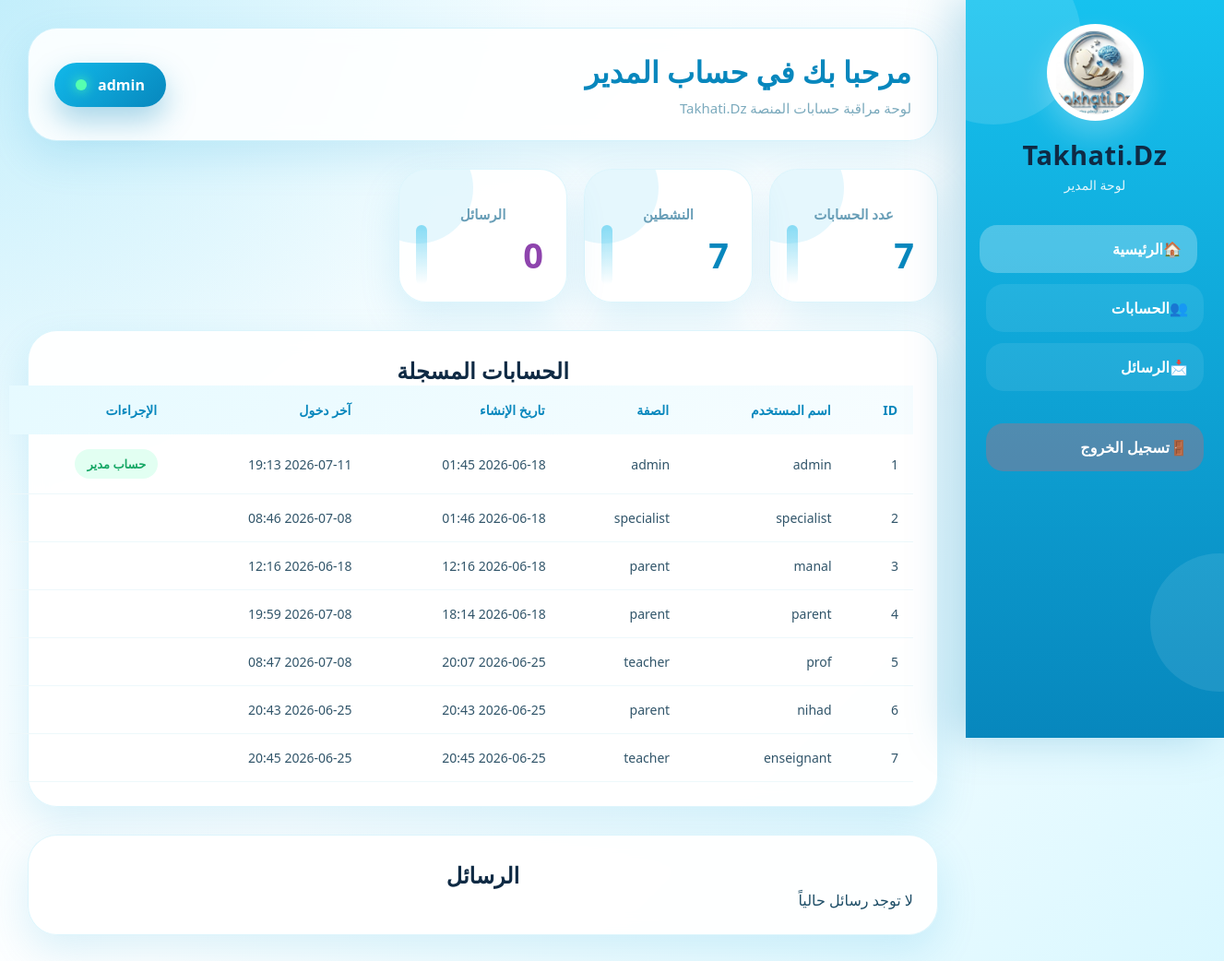
The page /admin-dashboard (signed in) on the database as committed earlier.
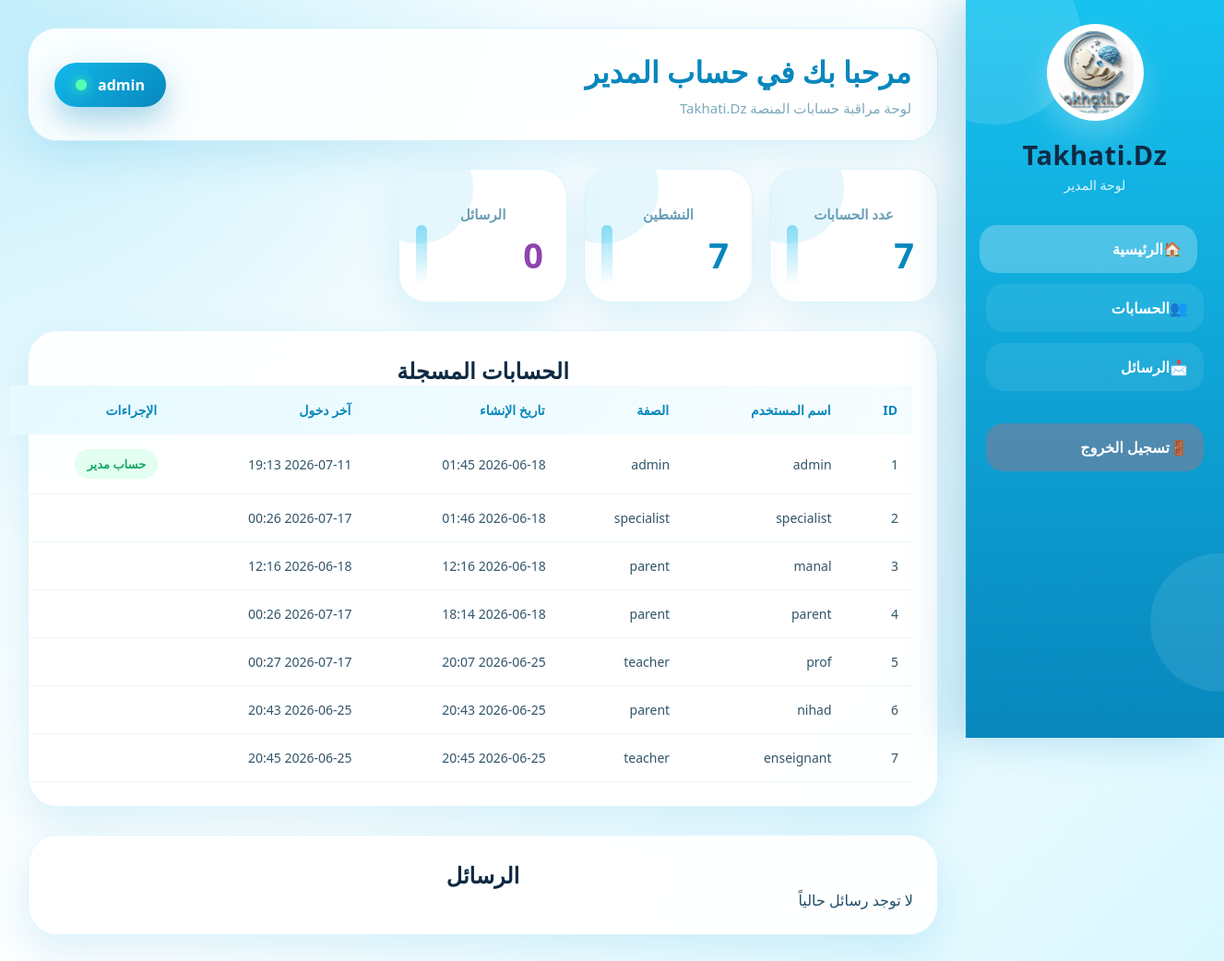
The same page on the database as committed later.
### tables this page shows
CREATE TABLE users (
        id INTEGER PRIMARY KEY AUTOINCREMENT,
        username TEXT NOT NULL,
        password TEXT NOT NULL,
        role TEXT NOT NULL,
        status TEXT DEFAULT 'غير محدد',
        created_at TEXT,
        last_login TEXT
    );

### app.py (the view)
@app.route('/admin-dashboard')
def admin_dashboard():
    if session.get('role') != 'admin':
        return redirect(url_for('login'))
    users, messages, total_accounts, active_accounts, unread_messages = get_admin_data()
    return render_template(
        'admin_dashboard.html',
        users=users,
        messages=messages,
        total_accounts=total_accounts,
        active_accounts=active_accounts,
        unread_messages=unread_messages
    )

### app.py (called while the page is built)
def get_admin_data():
    conn = sqlite3.connect("database.db")
    cur = conn.cursor()
    cur.execute("""
        SELECT id, username, role, created_at, last_login FROM users
    """)
    users = cur.fetchall()
    try:
        cur.execute("SELECT id, sender, message, date, read FROM messages")
        messages = cur.fetchall()
    except:
        messages = []
    conn.close()
    total_accounts = len(users)
    active_accounts = total_accounts
    unread_messages = 0
    return (
        users,
        messages,
        total_accounts,
        active_accounts,
        unread_messages
    )

### templates/admin_dashboard.html (shortened to what this page needs)
<!DOCTYPE html>
<html lang="ar" dir="rtl">
<head>
    <link rel="stylesheet" href="{{ url_for('static', filename='css/style.css') }}">
</head>
<body class="admin-body">
    <aside class="admin-sidebar">
        <div class="admin-logo">
            <img src="{{ url_for('static', filename='images/logo.jpg') }}" alt="Takhati Logo">
            <h2>Takhati.Dz</h2>
            <p>لوحة المدير</p>
        </div>
        <nav>
            <a href="#stats" class="active">🏠الرئيسية</a>
            <a href="#accounts">👥الحسابات</a>
            <a href="#messages">📩الرسائل</a>
            <a href="{{ url_for('logout') }}" class="logout">🚪تسجيل الخروج</a>
        </nav>
    </aside>
    <main class="admin-main">
        <header class="admin-topbar">
            <div>
                <h1>مرحبا بك في حساب المدير</h1>
                <p>لوحة مراقبة حسابات المنصة Takhati.Dz</p>
            </div>
            <div class="admin-profile">
                <span>{{ session.username if session.username else 'Admin' }}</span>
                <div class="admin-dot"></div>
            </div>
        </header>
        <section class="stats" id="stats">
            <div class="stat-card">
                <h3>عدد الحسابات</h3>
                <strong>{{ total_accounts }}</strong>
            </div>
            <div class="stat-card">
                <h3>النشطين</h3>
                <strong>{{ active_accounts }}</strong>
            </div>
            <div class="stat-card purple">
                <h3>الرسائل</h3>
                <strong>{{ unread_messages }}</strong>
            </div>
        </section>
        <section class="admin-panel" id="accounts">
            <h2>الحسابات المسجلة</h2>
            {% if users %}
            <table>
                <thead>
                    <tr>
                        <th>ID</th>
                        <th>اسم المستخدم</th>
                        <th>الصفة</th>
                        <th>تاريخ الإنشاء</th>
                        <th>آخر دخول</th>
                        <th>الإجراءات</th>
                    </tr>
                </thead>
                <tbody>
                    {% for user in users %}
                    <tr>
                        <td>{{ user[0] }}</td>
                        <td>{{ user[1] }}</td>
                        <td>{{ user[2] }}</td>
                        <td>
                            {{ user[3] if user[3] else '-' }}
                        </td>
                        <td>
                            {{ user[4] if user[4] else 'لم يسجل الدخول بعد' }}
                        </td>
                        <td>
                            {% if user[2] == 'admin' %}
                                <span class="badge trusted">حساب مدير</span>
                            {% endif %}
                        </td>
                    </tr>
                    {% endfor %}
                </tbody>
            </table>
            {% else %}
                <p>لا توجد حسابات بعد</p>
            {% endif %}
        </section>
        <section class="admin-panel" id="messages">
            <h2>الرسائل</h2>
            <p>لا توجد رسائل حالياً</p>
        </section>
    </main>
</body>
</html>

Rows that differ between the two databases and show on the page:
changed users "specialist": last_login "2026-07-08 08:46" → "2026-07-17 00:26"
changed users id 4: last_login "2026-07-08 19:59" → "2026-07-17 00:26"
changed users "prof": last_login "2026-07-08 08:47" → "2026-07-17 00:27"
